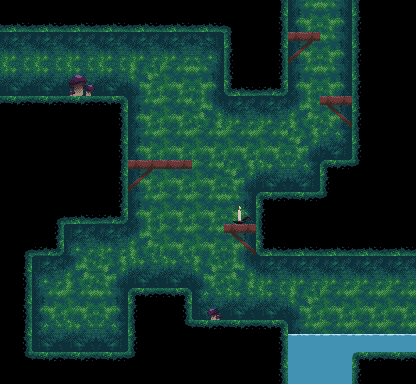

This game map was drawn from its Tiled (.tmx) file and the tilesets committed beside it. A one-line description and the full map source follow:
An orthogonal 13x12 tile map with 32x32 px tiles, 4 tile layers (bg, col, env, water), 3 tilesets and 30 objects.

<map version="1.0" orientation="orthogonal" renderorder="right-down" width="13" height="12" tilewidth="32" tileheight="32" nextobjectid="38">
 <tileset firstgid="1" name="garden" tilewidth="32" tileheight="32" tilecount="66" columns="6">
  <image source="garden.png" width="192" height="352" />
 </tileset>
 <tileset firstgid="67" name="garden-env" tilewidth="32" tileheight="32" tilecount="168" columns="12">
  <image source="garden-env.png" width="384" height="448" />
 </tileset>
 <tileset firstgid="235" name="water" tilewidth="32" tileheight="32" tilecount="8" columns="4">
  <image source="water.png" width="128" height="64" />
  <tile id="0">
   <animation>
    <frame tileid="0" duration="100" />
    <frame tileid="1" duration="100" />
    <frame tileid="2" duration="100" />
    <frame tileid="4" duration="100" />
    <frame tileid="5" duration="100" />
    <frame tileid="6" duration="100" />
   </animation>
  </tile>
 </tileset>
 <layer name="bg" width="13" height="12">
  <data encoding="csv">
54,54,54,54,54,54,54,54,54,55,57,54,54,
50,50,50,50,50,50,51,54,54,55,57,54,54,
62,62,62,62,53,56,57,54,54,55,57,54,54,
54,54,54,54,55,56,58,50,50,59,57,54,54,
54,54,54,54,55,56,56,56,56,52,63,54,54,
54,54,54,54,55,56,56,52,62,63,54,54,54,
54,54,54,54,55,56,56,57,54,54,54,54,54,
54,54,49,50,59,56,56,57,54,54,54,54,54,
54,49,59,52,62,62,53,58,50,50,50,50,50,
54,55,56,57,54,54,61,62,62,53,56,56,56,
54,61,62,63,54,54,54,54,54,55,56,56,56,
54,54,54,54,54,54,54,54,54,61,62,238,238
</data>
 </layer>
 <layer name="col" width="13" height="12">
  <data encoding="csv">
45,45,45,45,45,45,45,38,39,0,0,40,23,
0,0,0,0,0,0,0,40,39,65,0,40,23,
0,0,0,0,0,0,0,47,48,0,0,40,23,
46,46,46,42,0,0,0,0,0,0,64,40,23,
23,23,23,39,0,0,0,0,0,0,0,40,23,
23,23,23,39,65,66,0,0,0,0,41,44,23,
23,37,45,48,0,0,0,0,41,46,44,23,23,
37,48,0,0,0,0,0,64,47,45,45,45,45,
39,0,0,0,0,0,0,0,0,0,0,0,0,
39,0,0,0,41,42,0,0,0,0,0,0,0,
39,0,0,0,40,43,46,46,42,0,0,0,0,
43,46,46,46,44,23,23,23,39,0,63,41,46
</data>
 </layer>
 <layer name="env" width="13" height="12">
  <data encoding="csv">
0,0,0,0,0,0,0,0,0,0,0,0,0,
0,0,0,0,0,0,0,0,0,0,0,0,0,
0,0,67,0,0,0,0,0,0,0,0,0,0,
0,0,0,0,0,0,0,0,0,0,0,0,0,
0,0,0,0,0,0,0,0,0,0,0,0,0,
0,0,0,0,0,0,0,0,0,0,0,0,0,
0,0,0,0,0,0,0,69,0,0,0,0,0,
0,0,0,0,0,0,0,0,0,0,0,0,0,
0,0,0,0,0,0,0,0,0,0,0,0,0,
0,0,0,0,0,0,91,0,0,0,0,0,0,
0,0,0,0,0,0,0,0,0,0,0,0,0,
0,0,0,0,0,0,0,0,0,0,0,0,0
</data>
 </layer>
 <layer name="water" width="13" height="12">
  <data encoding="csv">
0,0,0,0,0,0,0,0,0,0,0,0,0,
0,0,0,0,0,0,0,0,0,0,0,0,0,
0,0,0,0,0,0,0,0,0,0,0,0,0,
0,0,0,0,0,0,0,0,0,0,0,0,0,
0,0,0,0,0,0,0,0,0,0,0,0,0,
0,0,0,0,0,0,0,0,0,0,0,0,0,
0,0,0,0,0,0,0,0,0,0,0,0,0,
0,0,0,0,0,0,0,0,0,0,0,0,0,
0,0,0,0,0,0,0,0,0,0,0,0,0,
0,0,0,0,0,0,0,0,0,0,0,0,0,
0,0,0,0,0,0,0,0,0,235,235,235,235,
0,0,0,0,0,0,0,0,0,238,238,0,0
</data>
 </layer>
 <objectgroup name="grounds">
  <object id="3" x="0" y="96">
   <polyline points="0,0 124,0" />
  </object>
  <object id="5" x="324" y="160">
   <polyline points="0,0 28,0" />
  </object>
  <object id="6" x="260" y="192">
   <polyline points="0,0 60,0" />
  </object>
  <object id="7" x="32" y="352">
   <polyline points="0,0 96,0" />
  </object>
  <object id="8" x="131.996" y="288">
   <polyline points="0,0 56.0039,0" />
  </object>
  <object id="10" x="192" y="320">
   <polyline points="0,0 96,0" />
  </object>
  <object id="11" x="352" y="352">
   <polyline points="0,0 64,0" />
  </object>
 </objectgroup>
 <objectgroup name="walls">
  <object id="12" x="128" y="96">
   <polyline points="0,0 0,128" />
  </object>
  <object id="13" x="64" y="224">
   <polyline points="0,0 0,32" />
  </object>
  <object id="15" x="288" y="0">
   <polyline points="0,0 0,96" />
  </object>
  <object id="16" x="352" y="0">
   <polyline points="0,0 0,160" />
  </object>
  <object id="17" x="320" y="160">
   <polyline points="0,0 0,32" />
  </object>
  <object id="18" x="32" y="256">
   <polyline points="0,0 0,96" />
  </object>
  <object id="19" x="128" y="288">
   <polyline points="0,0 0,64" />
  </object>
  <object id="20" x="288" y="320">
   <polyline points="0,0 0,64" />
  </object>
  <object id="21" x="352" y="352">
   <polyline points="0,0 0,32" />
  </object>
  <object id="22" x="256" y="192">
   <polyline points="0,0 0,64" />
  </object>
  <object id="25" x="224" y="32">
   <polyline points="0,0 0,64" />
  </object>
  <object id="26" x="192" y="288">
   <polyline points="0,0 0,32" />
  </object>
 </objectgroup>
 <objectgroup name="ceilings">
  <object id="27" x="0" y="32">
   <polyline points="0,0 224,0" />
  </object>
  <object id="28" x="227.996" y="95.9922">
   <polyline points="0,0 56,0.0078125" />
  </object>
  <object id="29" x="64" y="224">
   <polyline points="0,0 60,0" />
  </object>
  <object id="30" x="32" y="256">
   <polyline points="0,0 27.9961,0" />
  </object>
  <object id="31" x="260" y="255.996">
   <polyline points="0,0 156,0.00390625" />
  </object>
 </objectgroup>
 <objectgroup name="death">
  <object id="32" x="288" y="368">
   <polyline points="0,0 64,0" />
  </object>
 </objectgroup>
 <objectgroup name="owp">
  <object id="33" x="288" y="32">
   <polyline points="0,0 32,0" />
  </object>
  <object id="34" x="320" y="96">
   <polyline points="0,0 32,0" />
  </object>
  <object id="35" x="128" y="160">
   <polyline points="0,0 64,0" />
  </object>
  <object id="36" x="224" y="224">
   <polyline points="0,0 32,0" />
  </object>
 </objectgroup>
 <objectgroup name="lights">
  <object id="37" x="240" y="208">
   <ellipse />
  </object>
 </objectgroup>
</map>